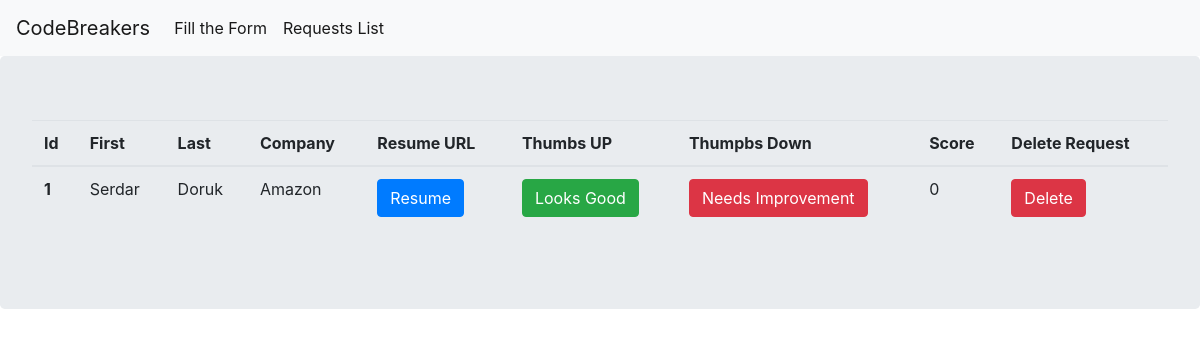
/list, run on an earlier commit of the app's database.
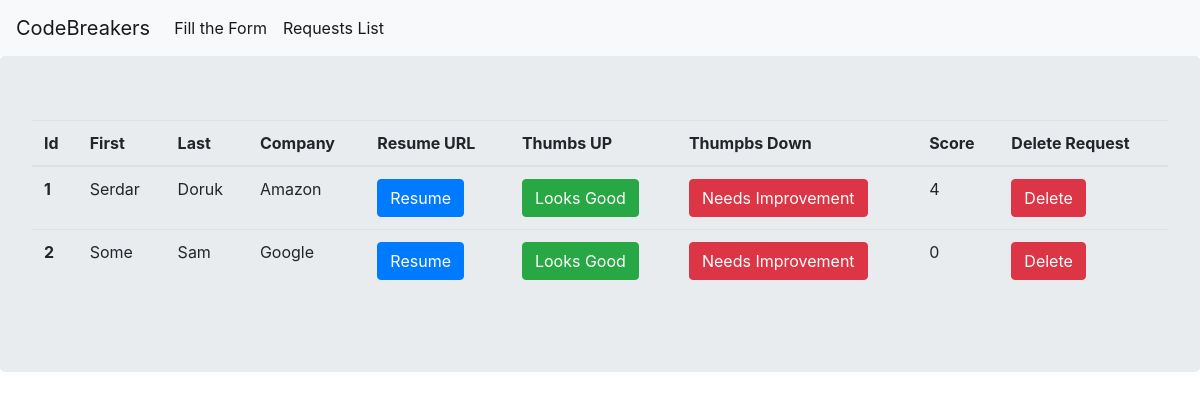
And on a later commit of the database.
### app.py (models this page shows, shortened)
class Refer(db.Model):
	__tablename__ = "Referral"
	id = db.Column(db.Integer, primary_key=True)
	name = db.Column(db.Text)
	lastname = db.Column(db.Text)
	company = db.Column(db.Text)
	resume = db.Column(db.Text)
	score = db.Column(db.Integer)

### app.py (the view)
@app.route("/list")
def list_referrals():
	refers = Refer.query.all()
	return render_template("list.html", refers=refers)

### templates/list.html
{% extends "base.html" %}
{% block content %}
<div class = "jumbotron">
	<table class="table">
	  <thead>
		<tr>
		  <th scope="col">Id</th>
		  <th scope="col">First</th>
		  <th scope="col">Last</th>
		  <th scope="col">Company</th>
			<th scope="col">Resume URL</th>
		  <th scope="col">Thumbs UP</th>
		  <th scope="col">Thumpbs Down</th>
		  <th scope="col">Score</th>
			<th scope="col">Delete Request</th>
		</tr>
	  </thead>
	  <tbody>
	  	{% for ref in refers %}
		<tr>
	  		<th scope="row">{{ref.id}}</th>
			<td>{{ref.name}}</td>
			<td>{{ref.lastname}}</td>
			<td>{{ref.company}}</td>
			<td><a href="{{ref.resume}}" class = "btn btn-primary">Resume</a></td>
			<td><a href="/looksGood/{{ref.id}}" class = "btn btn-success">Looks Good</a></td>
			<td><a href="/needsImprovement/{{ref.id}}" class = "btn btn-danger">Needs Improvement</a></td>
			<td>{{ref.score}}</td>
			<td><a href="/deleteRequest/{{ref.id}}" class = "btn btn-danger">Delete</a></td>
		</tr>
	  	{% endfor %}
	  </tbody>
	</table>
	</div>
{% endblock %}

### templates/base.html (shortened to what this page needs)
<html>
<head>
	<link rel="stylesheet" href="https://stackpath.bootstrapcdn.com/bootstrap/4.3.1/css/bootstrap.min.css">
</head>
<body>
<nav class="navbar navbar-expand-lg navbar-light bg-light">
  <a class="navbar-brand" href="{{ url_for("index")}}">CodeBreakers</a>
  <div class="collapse navbar-collapse" id="navbarSupportedContent">
    <ul class="navbar-nav mr-auto">
      <li class="nav-item active">
        <a class="nav-link" href="{{ url_for("form")}}">Fill the Form</a>
      </li>
		      <li class="nav-item active">
        <a class="nav-link" href="{{ url_for("list_referrals")}}">Requests List</a>
      </li>
    </ul>
  </div>
</nav>
{% block content %}
{% endblock %}
</body>
</html>

What changed in the data, as far as the page shows it:
changed Refer "Serdar": score "0" → "4"
added Refer: id "2", name "Some", lastname "Sam", company "Google", score "0"
